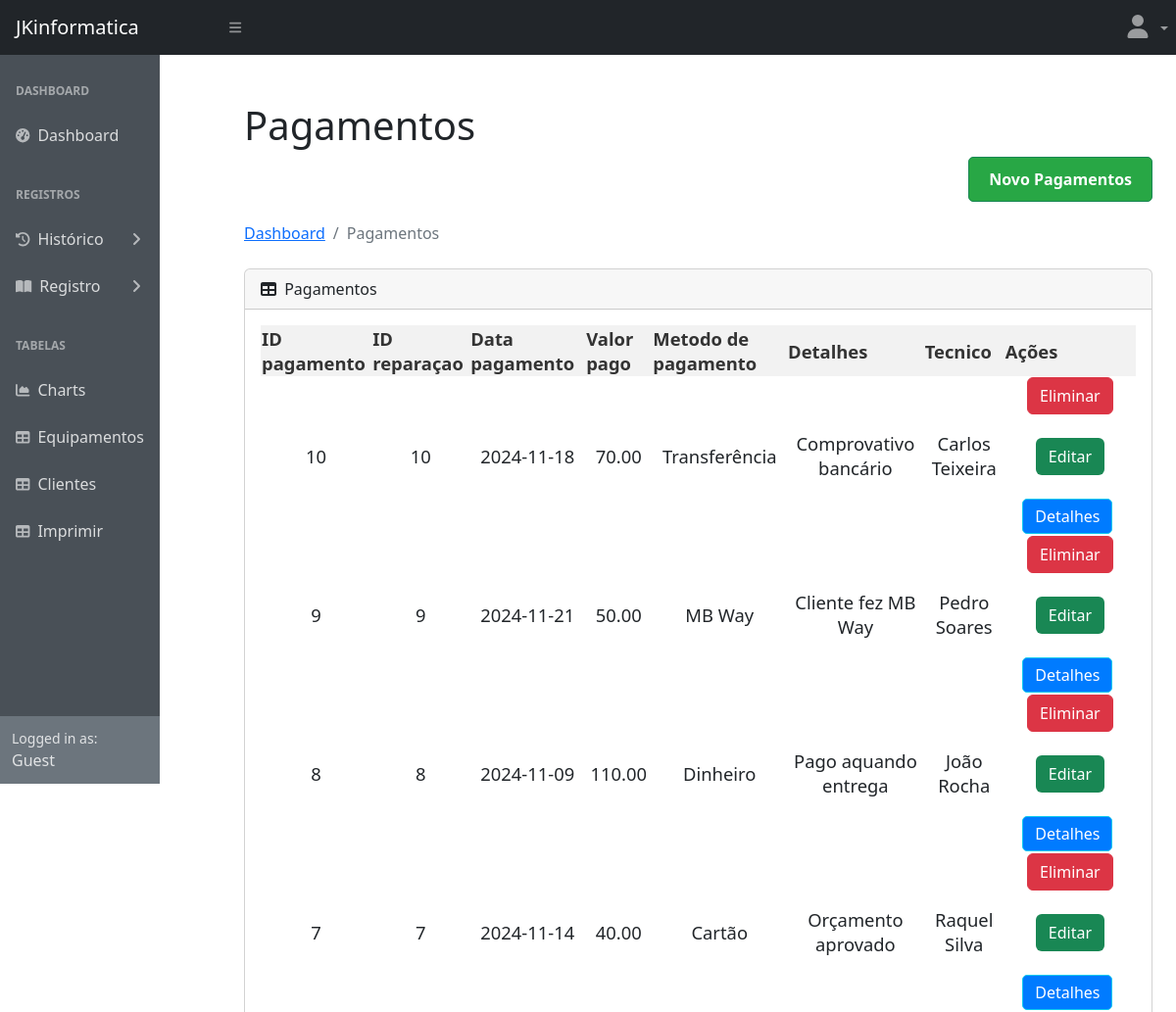
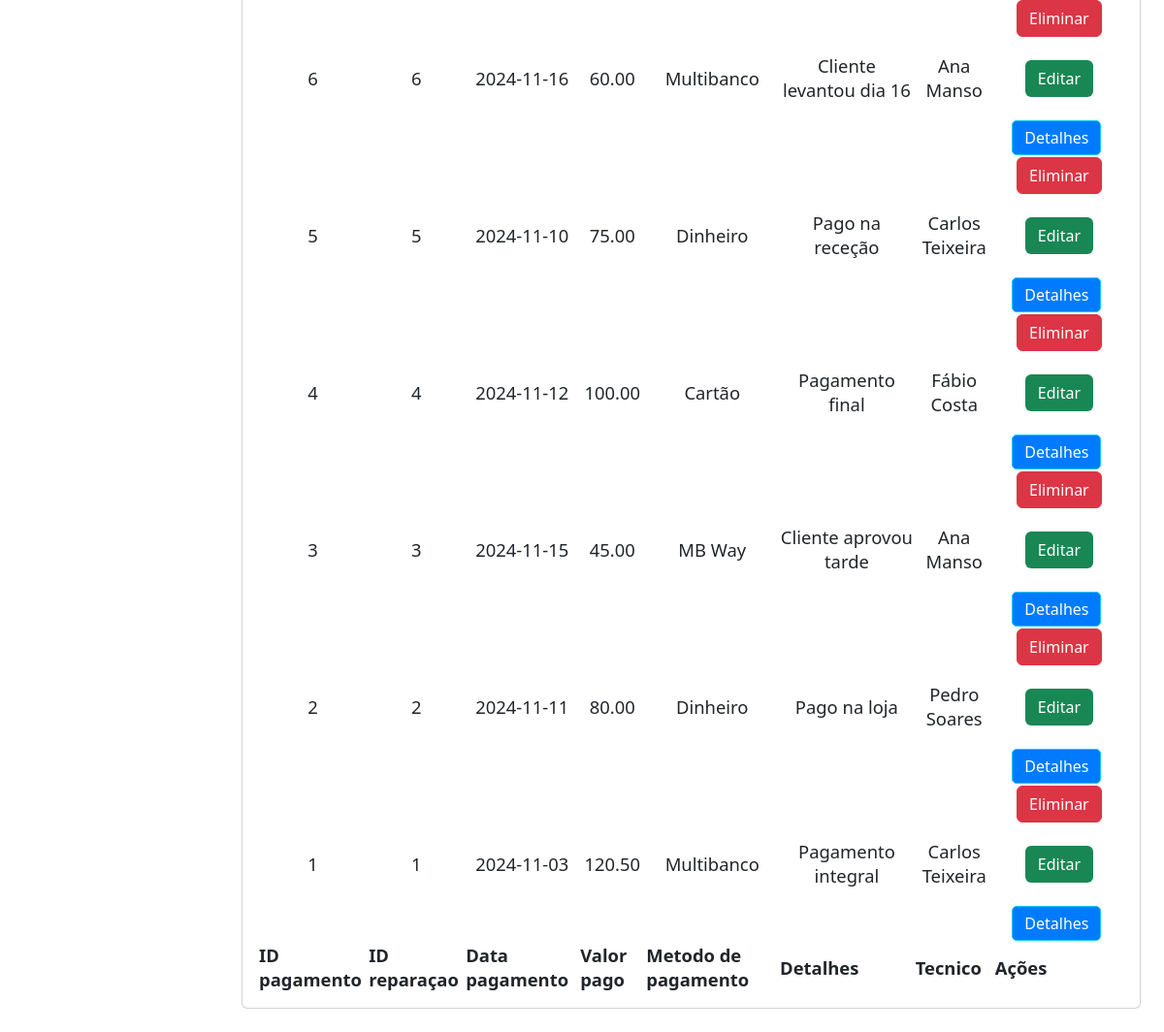
The app's page /pagamento.php with its own data (2 pictures, top to bottom).
### tables this page shows
CREATE TABLE `pagamentos` (
  `idPagamento` int(11) NOT NULL,
  `idReparacao` int(11) NOT NULL,
  `dataPagamento` date NOT NULL,
  `valorPago` decimal(10,2) NOT NULL,
  `metodoPagamento` varchar(50) DEFAULT NULL,
  `detalhes` text DEFAULT NULL,
  `idUser` int(11) DEFAULT NULL
);

CREATE TABLE `users` (
  `idUser` int(11) NOT NULL,
  `username` varchar(50) NOT NULL,
  `password` varchar(255) NOT NULL,
  `nomeCompleto` varchar(100) DEFAULT NULL,
  `email` varchar(100) DEFAULT NULL,
  `tipoUtilizador` varchar(50) DEFAULT NULL
);

### pagamento.php (the view, shortened to what this page needs)
<!DOCTYPE html>
<html lang="en">
    <head>
        <link href="https://cdn.jsdelivr.net/npm/simple-datatables@7.1.2/dist/style.min.css" rel="stylesheet" />
        <link href="css/styles.css" rel="stylesheet" />
    </head>
    <body class="sb-nav-fixed">
<?php include 'topnav.php'; ?>
        <div id="layoutSidenav">
<?php include 'sidenav.php'; ?>
            <div id="layoutSidenav_content">
                <main>
                    <div class="container-fluid px-4">
                        <h1 class="mt-4">Pagamentos</h1>
                    <div class="new-client-button" style="text-align: right; margin-bottom: 20px;">
                        <a href="novo_pagamento.php" class="btn btn-success" style="background-color: #28a745; color: #fff; padding: 10px 20px; border-radius: 5px; text-decoration: none; font-weight: bold;">Novo Pagamentos</a>
                    </div>
                        <ol class="breadcrumb mb-4">
                            <li class="breadcrumb-item"><a href="index.php">Dashboard</a></li>
                            <li class="breadcrumb-item active">Pagamentos</li>
                        </ol>
                        <div class="card mb-4">
                            <div class="card-header">
                                <i class="fas fa-table me-1"></i>
                                Pagamentos
                            </div>
                            <div class="card-body">
                                <table id="datatablesSimple">
                                    <thead>
                                        <tr>
                                            <th>ID pagamento </th>
                                            <th>ID reparaçao</th>
                                            <th>Data pagamento</th>
                                            <th>Valor pago</th>
                                            <th>Metodo de pagamento</th>
                                            <th>Detalhes</th>
                                            <th>Tecnico</th>
                                            <th>Ações</th>
                                        </tr>
                                    </thead>
                                    <tfoot>
                                        <tr>
                                        <th>ID pagamento </th>
                                            <th>ID reparaçao</th>
                                            <th>Data pagamento</th>
                                            <th>Valor pago</th>
                                            <th>Metodo de pagamento</th>
                                            <th>Detalhes</th>
                                            <th>Tecnico</th>
                                            <th>Ações</th>
                                        </tr>
                                    </tfoot>
                                    <tbody>
                                    <?php
                            $sql = "SELECT p.idPagamento, p.idReparacao, p.dataPagamento, p.valorPago, p.metodoPagamento, p.detalhes, u.nomeCompleto
                                    FROM Pagamentos p
                                    JOIN users u ON p.idUser = u.idUser
                                    ORDER BY p.idPagamento DESC";
                            $result = $conn->query($sql);
                            if ($result->num_rows > 0) {
                                while ($row = $result->fetch_assoc()) {
                            ?>
                            <tr>
                                <td style="text-align:center"><?= $row['idPagamento']; ?></td>
                                <td style="text-align:center"><?= $row['idReparacao']; ?></td>
                                <td style="text-align:center"><?= $row['dataPagamento']; ?></td>
                                <td style="text-align:center"><?= $row['valorPago']; ?></td>
                                <td style="text-align:center"><?= $row['metodoPagamento']; ?></td>
                                <td style="text-align:center"><?= $row['detalhes']; ?></td>
                                <td style="text-align:center"><?= $row['nomeCompleto']; ?></td>
                                <td style="text-align:center">
                                    <form class="delete-pagamento-form" method="POST" action="eliminar_pagamento.php" style="display: inline;">
                                        <button type="submit" class="btn btn-danger text-white mb-4 position-relative">
                                            Eliminar
                                        </button>
                                    </form>
                                    <form method="GET" action="editar_pagamento.php" style="display: inline;">
                                        <button type="submit" class="btn bg-success text-white mb-4 position-relative">
                                            Editar
                                        </button>
                                    </form>
                                    <a href="detalhe_equipamento.php?id=<?= $row['idPagamento']; ?>"
                                    class="btn btn-info"
                                    style="background-color:#007bff; color:#fff; padding:5px 12px; border-radius:5px; margin-right:5px; text-decoration:none;">
                                        Detalhes
                                    </a>
                                </td>
                            </tr>
                            <?php
                                }
                            } else {
                                echo "<tr><td colspan='8' style='text-align:center'>Nenhum pagamento encontrado.</td></tr>";
                            }
                            ?>
                                    </tbody>
                                </table>
                            </div>
                        </div>
                    </div>
                </main>
            </div>
        </div>
    </body>
</html>

### records on screen
pagamentos: idPagamento "10", idReparacao "10", dataPagamento "2024-11-18", valorPago "70.00", metodoPagamento "Transferência", detalhes "Comprovativo bancário", idUser.nomeCompleto "Carlos Teixeira"
pagamentos: idPagamento "9", idReparacao "9", dataPagamento "2024-11-21", valorPago "50.00", metodoPagamento "MB Way", detalhes "Cliente fez MB Way", idUser.nomeCompleto "Pedro Soares"
pagamentos: idPagamento "8", idReparacao "8", dataPagamento "2024-11-09", valorPago "110.00", metodoPagamento "Dinheiro", detalhes "Pago aquando entrega", idUser.nomeCompleto "João Rocha"
pagamentos: idPagamento "7", idReparacao "7", dataPagamento "2024-11-14", valorPago "40.00", metodoPagamento "Cartão", detalhes "Orçamento aprovado", idUser.nomeCompleto "Raquel Silva"
pagamentos: idPagamento "6", idReparacao "6", dataPagamento "2024-11-16", valorPago "60.00", metodoPagamento "Multibanco", detalhes "Cliente levantou dia 16", idUser.nomeCompleto "Ana Manso"
pagamentos: idPagamento "5", idReparacao "5", dataPagamento "2024-11-10", valorPago "75.00", metodoPagamento "Dinheiro", detalhes "Pago na receção", idUser.nomeCompleto "Carlos Teixeira"
pagamentos: idPagamento "4", idReparacao "4", dataPagamento "2024-11-12", valorPago "100.00", metodoPagamento "Cartão", detalhes "Pagamento final", idUser.nomeCompleto "Fábio Costa"
pagamentos: idPagamento "3", idReparacao "3", dataPagamento "2024-11-15", valorPago "45.00", metodoPagamento "MB Way", detalhes "Cliente aprovou tarde", idUser.nomeCompleto "Ana Manso"
pagamentos: idPagamento "2", idReparacao "2", dataPagamento "2024-11-11", valorPago "80.00", metodoPagamento "Dinheiro", detalhes "Pago na loja", idUser.nomeCompleto "Pedro Soares"
pagamentos: idPagamento "1", idReparacao "1", dataPagamento "2024-11-03", valorPago "120.50", metodoPagamento "Multibanco", detalhes "Pagamento integral", idUser.nomeCompleto "Carlos Teixeira"
